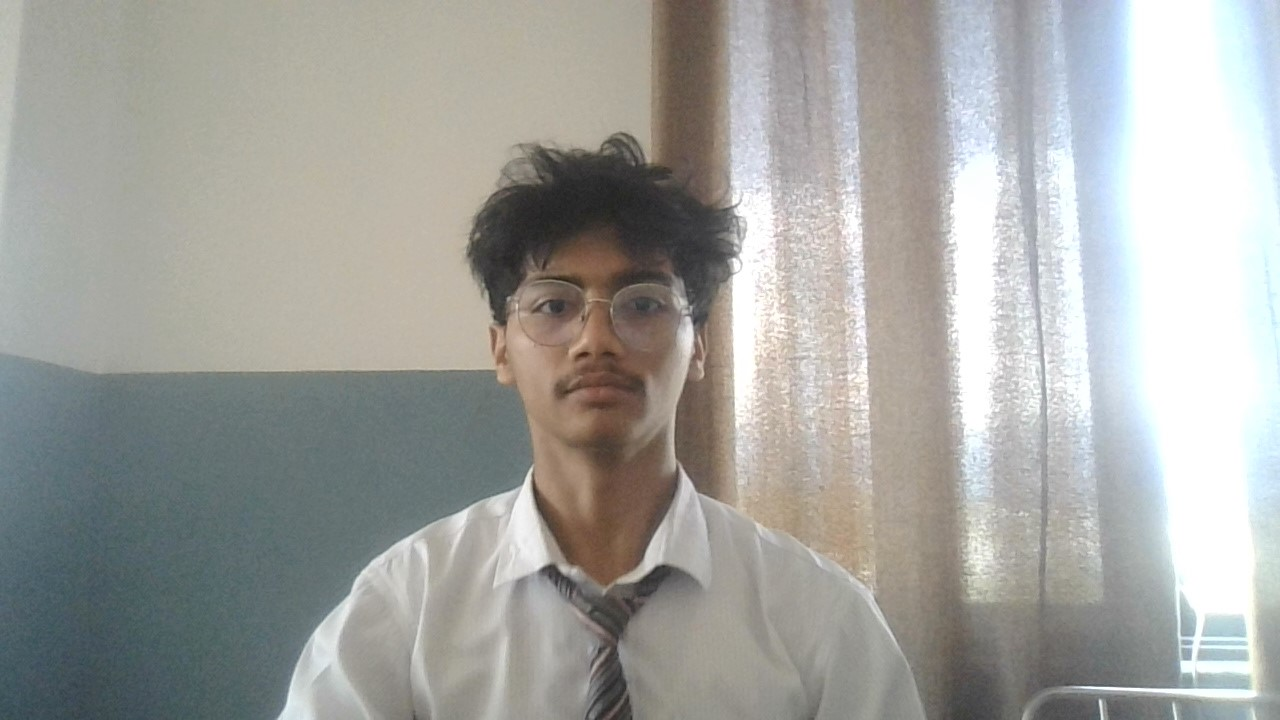
#> input picture image_processing/hero.jpg, 1280 x 720 px, found by its file name
$ python adaptivethresolding.py
#> lines starting #> are read from the running program, lines starting #| are printed output that depends on the picture; after the words box and inside, x2 and y2 are one past the last pixel; in counts of white or black regions, pixels touching at a corner belong together
import cv2 as cv
import numpy as np
from matplotlib import pyplot as plt

# Load and preprocess image
img = cv.imread(
    'C:\\Users\\prajj\\repo\\opencv\\image_processing\\hero.jpg', cv.IMREAD_GRAYSCALE)
#> img: shape (720, 1280); min 32, max 255, mean 163
assert img is not None, "file could not be read, check with os.path.exists()"
img = cv.medianBlur(img, 5)

# Apply thresholding
ret, th1 = cv.threshold(img, 127, 255, cv.THRESH_BINARY)
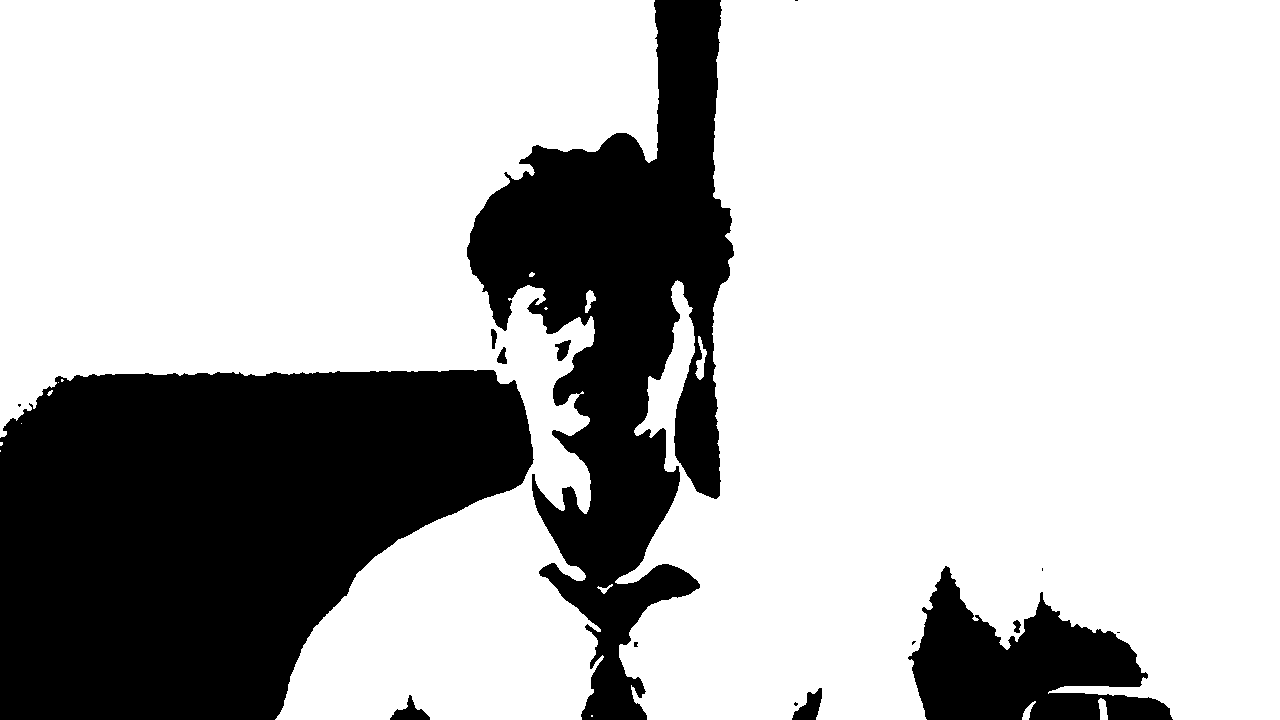
#> th1: shape (720, 1280); 73.1% white; 16 black regions (7 under 20 px), largest, box (x1, y1, x2, y2) and area: (0, 370, 534, 720) 139792, (467, 0, 734, 720) 85040, (908, 566, 1173, 720) 21848
th2 = cv.adaptiveThreshold(img, 255, cv.ADAPTIVE_THRESH_MEAN_C,
                           cv.THRESH_BINARY, 11, 2)
#> th2: shape (720, 1280); 82.5% white; 5020 black regions (3954 under 20 px), largest, box (x1, y1, x2, y2) and area: (0, 132, 673, 720) 11078, (667, 165, 756, 507) 6682, (504, 563, 703, 720) 5312
th3 = cv.adaptiveThreshold(img, 255, cv.ADAPTIVE_THRESH_GAUSSIAN_C,
                           cv.THRESH_BINARY, 11, 2)
#> th3: shape (720, 1280); 90% white; 5934 black regions (5295 under 20 px), largest, box (x1, y1, x2, y2) and area: (662, 185, 754, 507) 3968, (0, 353, 534, 720) 3930, (509, 563, 703, 720) 3287

# Display results using matplotlib
titles = ['Original Image', 'Global Thresholding (v = 127)',
          'Adaptive Mean Thresholding', 'Adaptive Gaussian Thresholding']
images = [img, th1, th2, th3]

for i in range(4):
    plt.subplot(2, 2, i+1), plt.imshow(images[i], 'gray')
    plt.title(titles[i])
    plt.xticks([]), plt.yticks([])

plt.show()

# Open webcam and apply real-time thresholding
cap = cv.VideoCapture(0)

while True:
    ret, frame = cap.read()
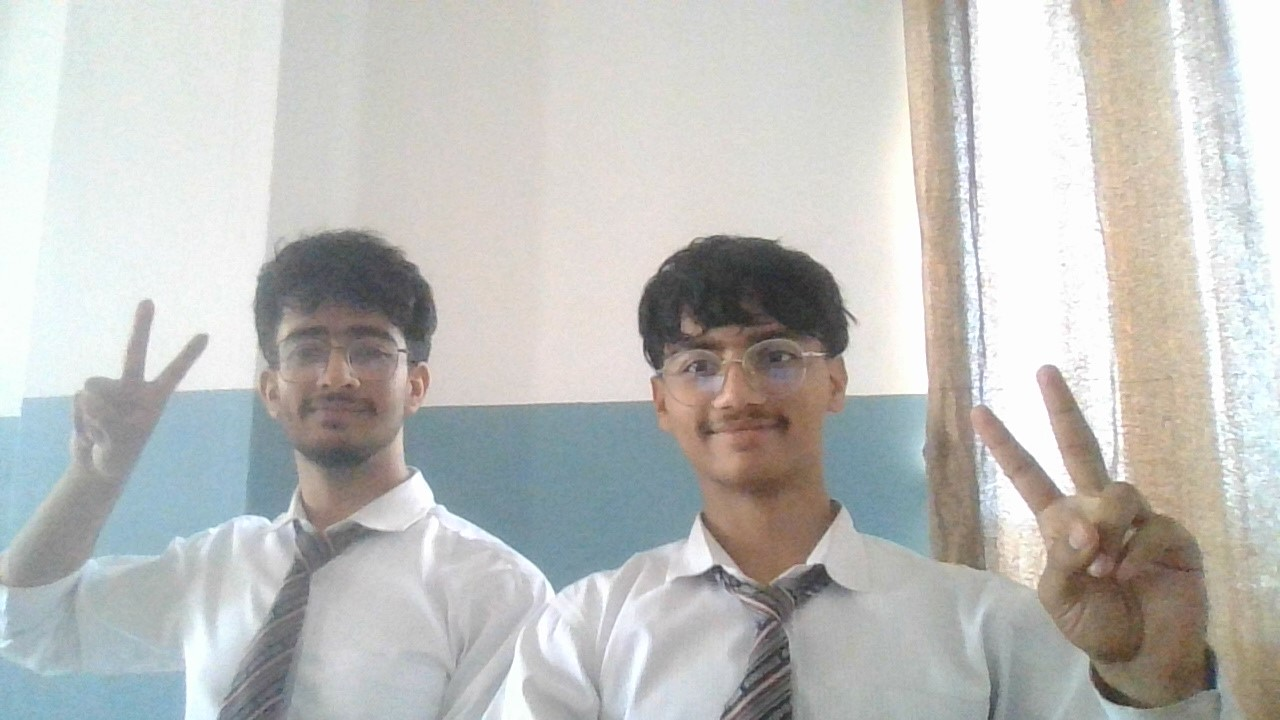
#> input picture image_processing/diddy.jpg, 1280 x 720 px, given in place of the camera
#> frame is the input picture: shape (720, 1280, 3); mean B, G, R 188.3, 191.1, 190.9
    if not ret:
        print("Unable to extract frames !!!")
        break

    frame = cv.flip(frame, 1)  # Mirror the frame
    gray = cv.cvtColor(frame, cv.COLOR_BGR2GRAY)
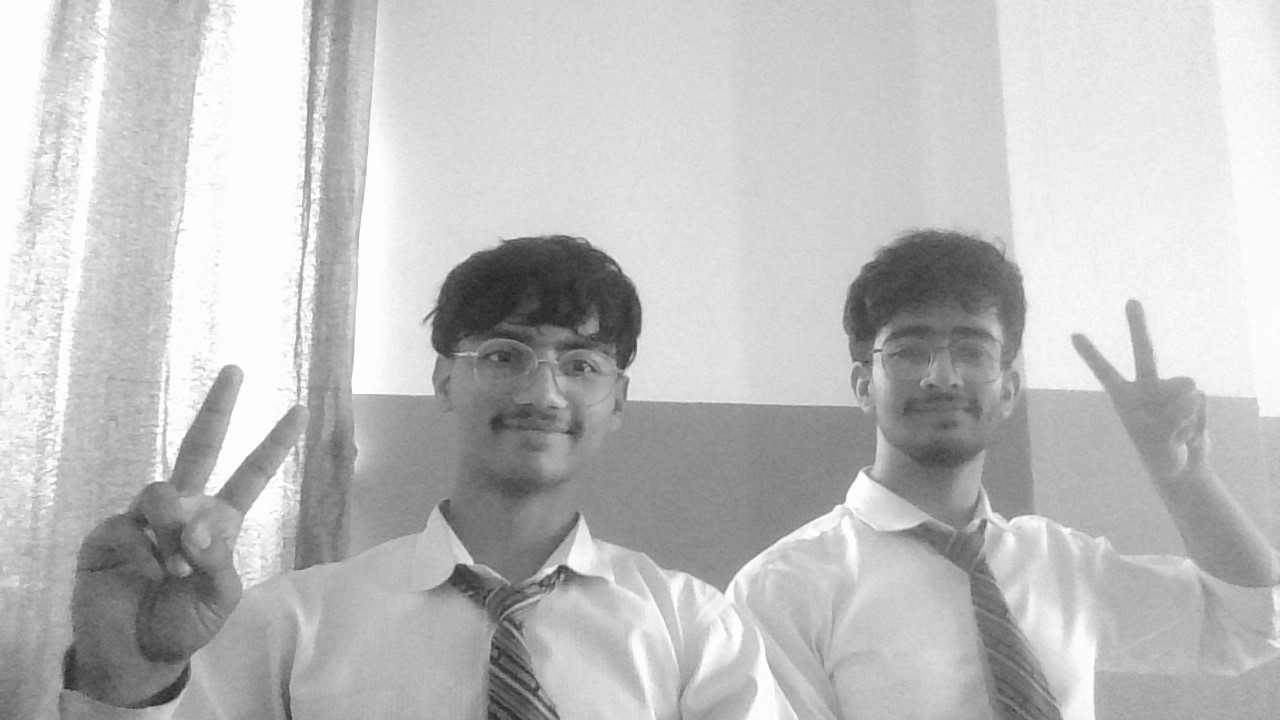
#> gray: shape (720, 1280); min 36, max 255, mean 190.7

    apply_blur = True  # Set Blur according to Boolean
    if apply_blur:
        gray = cv.medianBlur(gray, 5)

    thresh = cv.adaptiveThreshold(gray, 255, cv.ADAPTIVE_THRESH_GAUSSIAN_C,  # Set either cv.ADAPTIVE_THRESH_C OR cv.ADAPTIVE_THRESH_GUSSIAN_C
                                  cv.THRESH_BINARY, 11, 2)
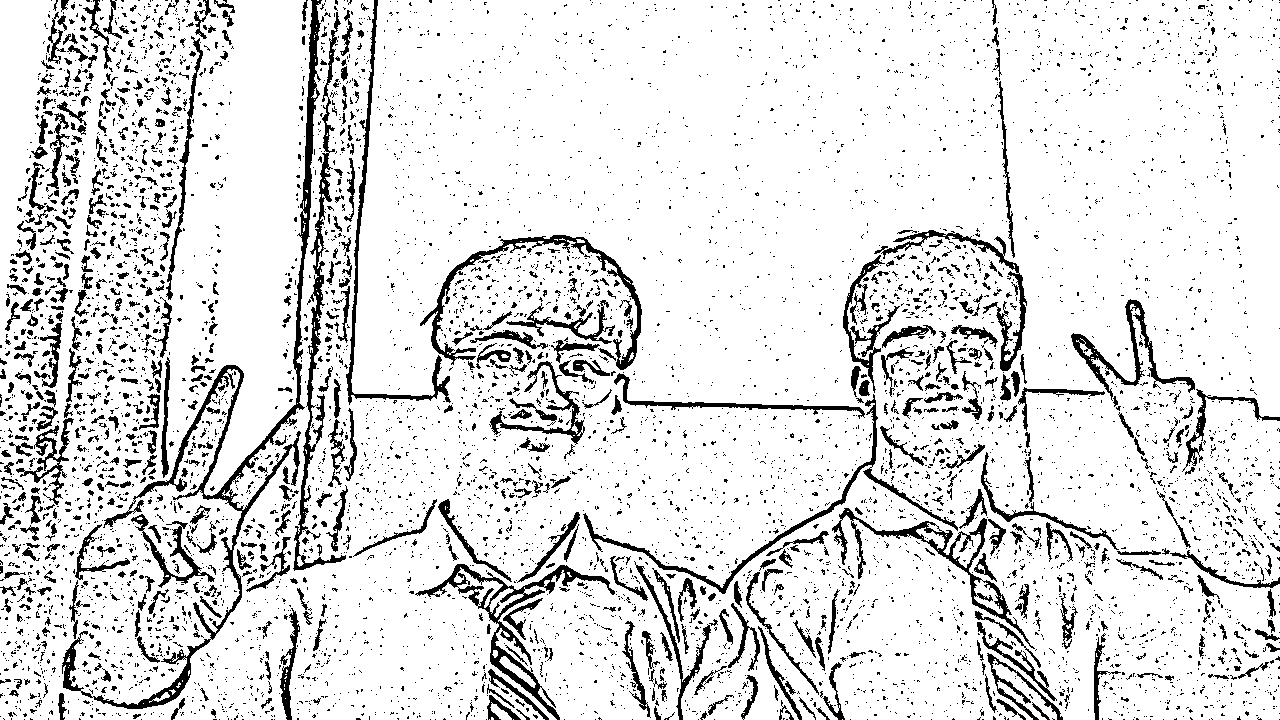
#> thresh: shape (720, 1280); 87.6% white; 6675 black regions (5951 under 20 px), largest, box (x1, y1, x2, y2) and area: (62, 0, 322, 709) 8340, (293, 12, 346, 571) 3415, (415, 564, 615, 720) 3370

    cv.imshow('The undisputed titan', thresh)

    if cv.waitKey(1) & 0xFF == 27:  # Press Esc to exit
#> (key Esc is pressed here)
        break

cap.release()
cv.destroyAllWindows()
